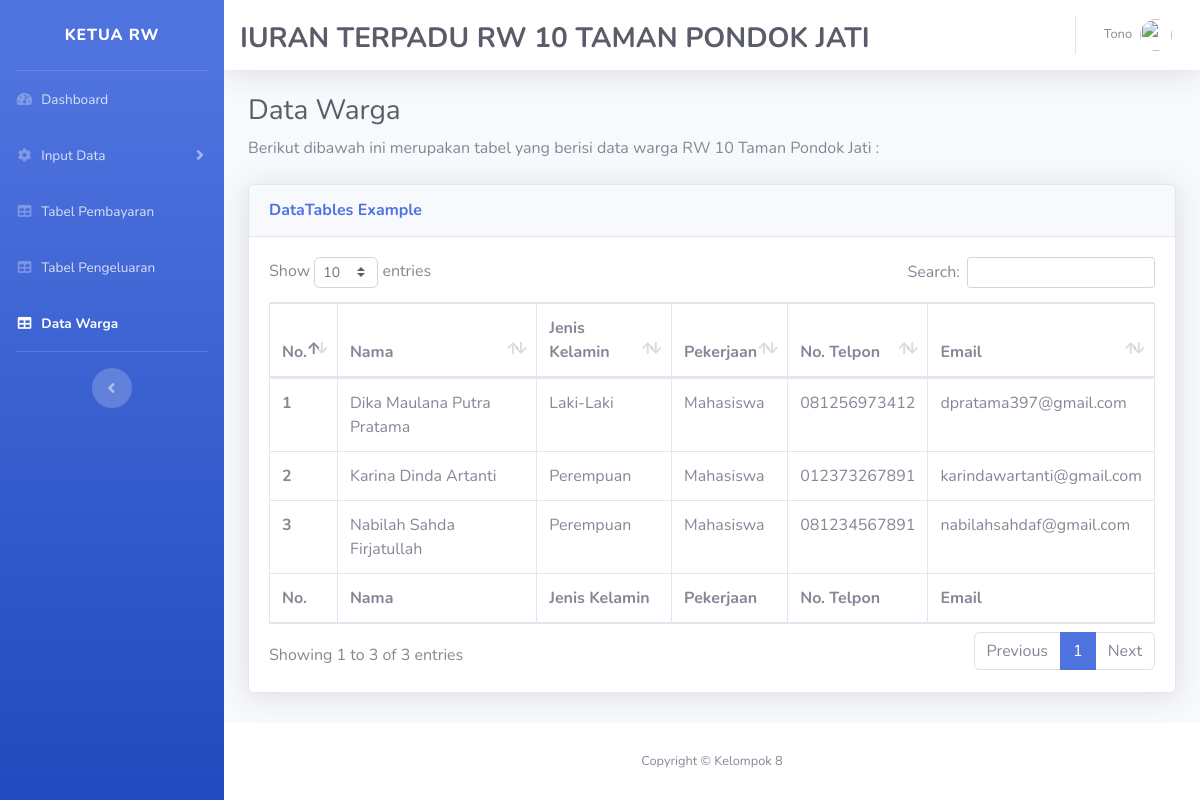
Page /datawargaadmin1.php on the earlier database version.
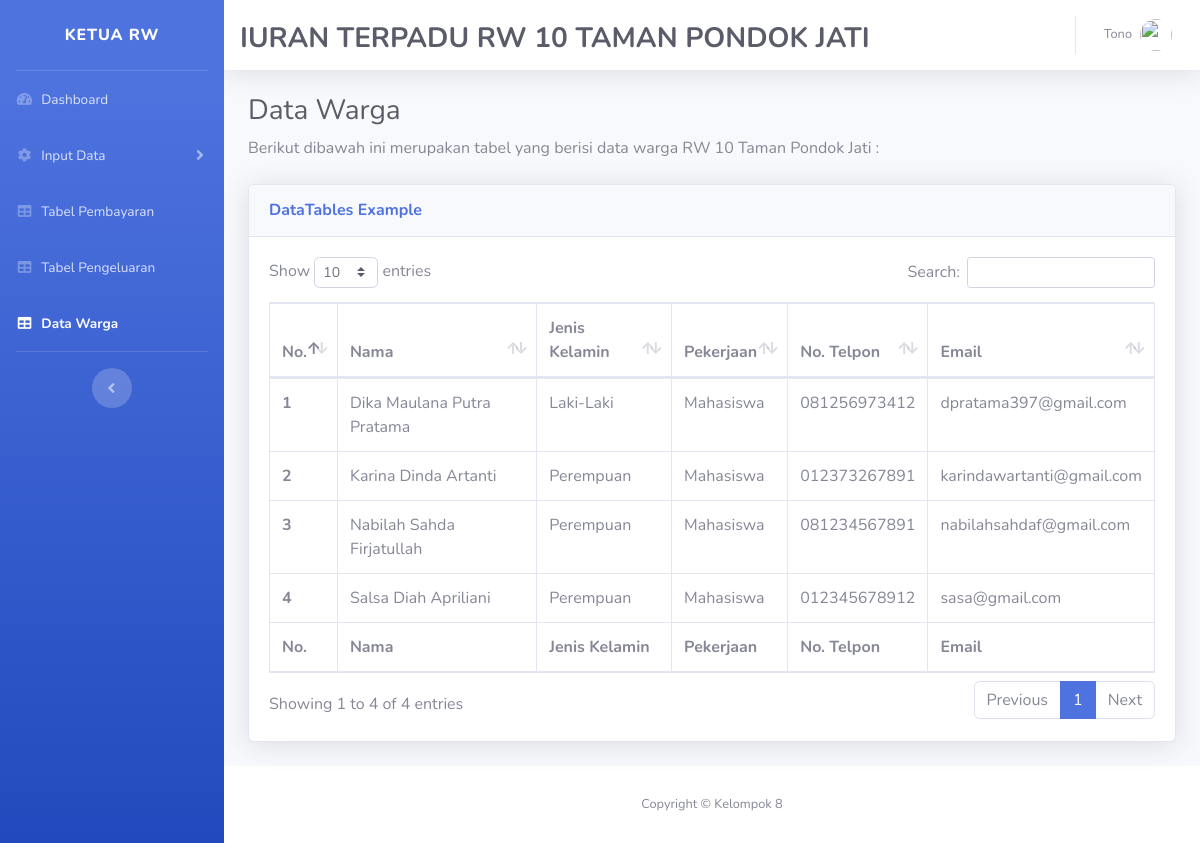
Same page on the later database version.
### tables this page shows
CREATE TABLE `tb_datawarga` (
  `id_warga` int(11) NOT NULL,
  `nama_warga` varchar(255) NOT NULL,
  `jenis_kelamin` varchar(15) NOT NULL,
  `pekerjaan` varchar(30) NOT NULL,
  `no_telpon` varchar(15) NOT NULL,
  `email` varchar(255) NOT NULL
);

### datawargaadmin1.php (the view, shortened to what the changed rows need)
<?php
     include_once ("database.php");
     $query= "SELECT * FROM tb_datawarga ORDER BY id_warga DESC";
     $hasil= mysqli_query ($db, $query);
?>
<!DOCTYPE html>
<html lang="en">
<head>
  <link href="vendor/fontawesome-free/css/all.min.css" rel="stylesheet" type="text/css">
  <link href="css/sb-admin-2.min.css" rel="stylesheet">
  <link href="vendor/datatables/dataTables.bootstrap4.min.css" rel="stylesheet">
</head>
<body id="page-top">
  <div id="wrapper">
    <div id="content-wrapper" class="d-flex flex-column">
      <div id="content">
        <div class="container-fluid">
          <h1 class="h3 mb-2 text-gray-800">Data Warga</h1>
          <div class="card shadow mb-4">
            <div class="card-body">
              <div class="table-responsive">
                <table class="table table-bordered" id="dataTable" width="100%" cellspacing="0">
                  <thead>
                    <tr>
                      <th>No.</th>
                      <th>Nama</th>
                      <th>Jenis Kelamin</th>
                      <th>Pekerjaan</th>
                      <th>No. Telpon</th>
                      <th>Email</th>
                    </tr>
                  </thead>
                  <tfoot>
                    <tr>
                      <th>No.</th>
                      <th>Nama</th>
                      <th>Jenis Kelamin</th>
                      <th>Pekerjaan</th>
                      <th>No. Telpon</th>
                      <th>Email</th>
                    </tr>
                  </tfoot>
                  <tbody>
                  <?php $nomor=1;
                  while ($data=mysqli_fetch_array ($hasil)){
                    ?>
                    <tr>
                    <th scope="row"> <?php echo $data['id_warga']; ?></th>
                    <td> <?php echo $data['nama_warga']; ?> </td>
                    <td> <?php echo $data['jenis_kelamin']; ?> </td>
                    <td> <?php echo $data['pekerjaan']; ?> </td>
                    <td> <?php echo $data['no_telpon']; ?> </td>
                    <td> <?php echo $data['email']; ?> </td>
                    </tr>
                    <?php $nomor++; } ?>
                  </tbody>
                </table>
              </div>
            </div>
          </div>
        </div>
      </div>
    </div>
  </div>
</body>
</html>

Differences in the rows shown:
added tb_datawarga: id_warga "4", nama_warga "Salsa Diah Apriliani", jenis_kelamin "Perempuan", pekerjaan "Mahasiswa", no_telpon "012345678912", email "sasa@gmail.com"
Other differences:
text written by a page script: "Show entries Search: Showing 1 to 3 of 3 entries Previous 1 Next" → "Show entries Search: Showing 1 to 4 of 4 entries Previous 1 Next"
